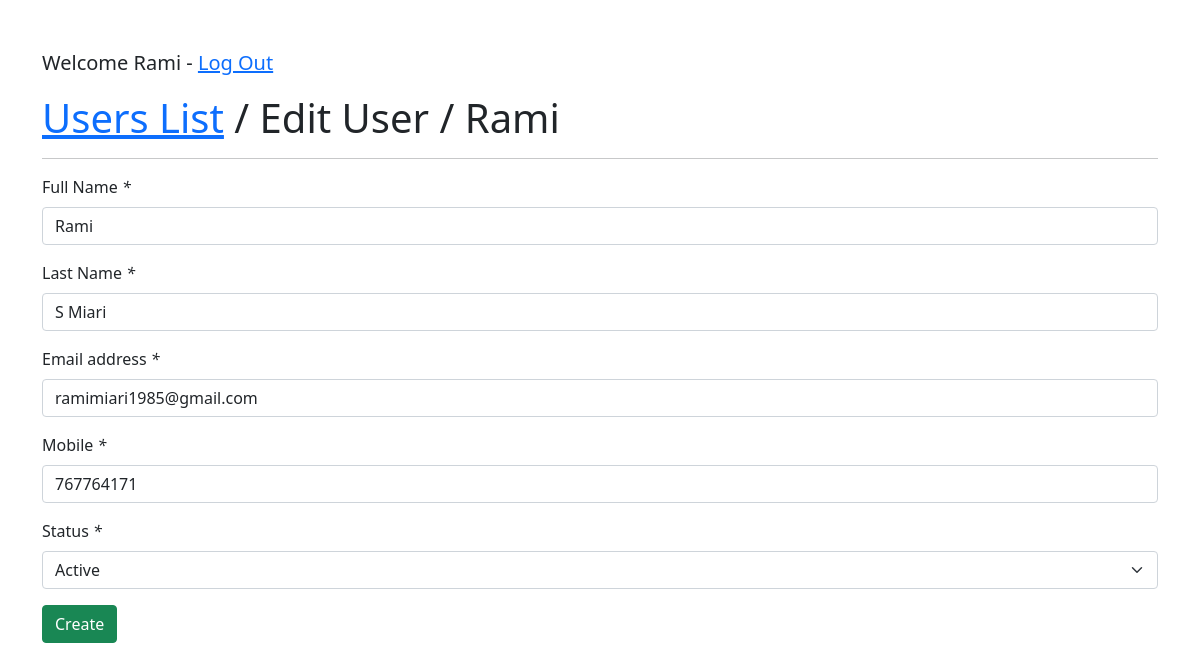
/edit_user.php?id=6 (signed in), run on the app's committed database.
### tables this page shows
CREATE TABLE IF NOT EXISTS `users` (
  `id_users` int(11) NOT NULL AUTO_INCREMENT,
  `first_name` varchar(255) DEFAULT NULL,
  `last_name` varchar(55) DEFAULT NULL,
  `email` varchar(50) DEFAULT NULL,
  `mobile` varchar(50) DEFAULT NULL,
  `status` tinyint(1) DEFAULT '0',
  `created_on` datetime DEFAULT NULL,
  `password` varchar(255) DEFAULT NULL,
  `role` enum('admin','client') DEFAULT 'client',
  `last_login` timestamp NULL DEFAULT NULL,
  `password2` varchar(64) DEFAULT NULL,
  PRIMARY KEY (`id_users`)
);

### functions.php (called while the page is built, shortened)
<?php
function getOneUser($conn, $id){
$sql = "SELECT id_users, first_name, last_name, email, mobile, status, role, created_on FROM users where id_users = ".$id;
$result = $conn->query($sql);
return $result->fetch_assoc();
}

### edit_user.php (the view, shortened to what this page needs)
<?php
include 'functions.php';
$id = $_GET["id"];
$user = getOneUser($conn, $id);
?>
<!DOCTYPE html PUBLIC "-//W3C//DTD XHTML 1.0 Transitional//EN" "http://www.w3.org/TR/xhtml1/DTD/xhtml1-transitional.dtd">
<html xmlns="http://www.w3.org/1999/xhtml">
<head>
<link href="https://cdn.jsdelivr.net/npm/bootstrap@5.1.3/dist/css/bootstrap.min.css" rel="stylesheet">
</head>
<div class="container">
  <div class="row mt-5 mb-5">
    <div class="col">
<p class="lead">
  Welcome <?php echo $_SESSION["loged_in_name"]; ?> - <a href="actions.php?action=logout" >Log Out</a>
</p>
      <h1><a href="users.php">Users List</a> / Edit User / <?php echo $user["first_name"]; ?></h1>
      <hr />
<form action="actions.php?action=edit" method="post" >
<div class="mb-3">
  <label for="name" class="form-label">Full Name <em>*</em></label>
  <input type="text" id="name" name="name" class="form-control" id="" placeholder="First Name" value="<?php echo $user["first_name"]; ?>">
</div>
<div class="mb-3">
  <label for="last_name" class="form-label">Last Name <em>*</em></label>
  <input type="text" id="last_name" name="last_name" class="form-control" id="" placeholder="Last Name" value="<?php echo $user["last_name"]; ?>">
</div>
<div class="mb-3">
  <label for="email" class="form-label">Email address <em>*</em></label>
  <input type="email" id="email" name="email" class="form-control" id="" placeholder="name@example.com"  value="<?php echo $user["email"]; ?>">
</div>
<div class="mb-3">
  <label for="mobile" class="form-label">Mobile <em>*</em></label>
  <input type="text" id="mobile" name="mobile" class="form-control" id="" placeholder="Mobile"  value="<?php echo $user["mobile"]; ?>">
</div>
<div class="mb-3">
<label for="status" class="form-label">Status <em>*</em></label>
<select class="form-select" name="status" id="status">
  <option value="1" <?php if($user["status"] == 1) echo 'selected="selected"'; ?>>Active</option>
</select>
</div>
<div class="mb-3">
<input type="submit" name="Submit" value="Create" class="btn btn-success"  />
</div>
</form>
    </div>
  </div>
</div>
<body>
</body>
</html>

### data on the page
users: first_name "Rami", name "Rami", last_name "S Miari", email "ramimiari1985@gmail.com", mobile "767764171", status "Active"

### other printed values
$_SESSION["loged_in_name"] "Rami"
